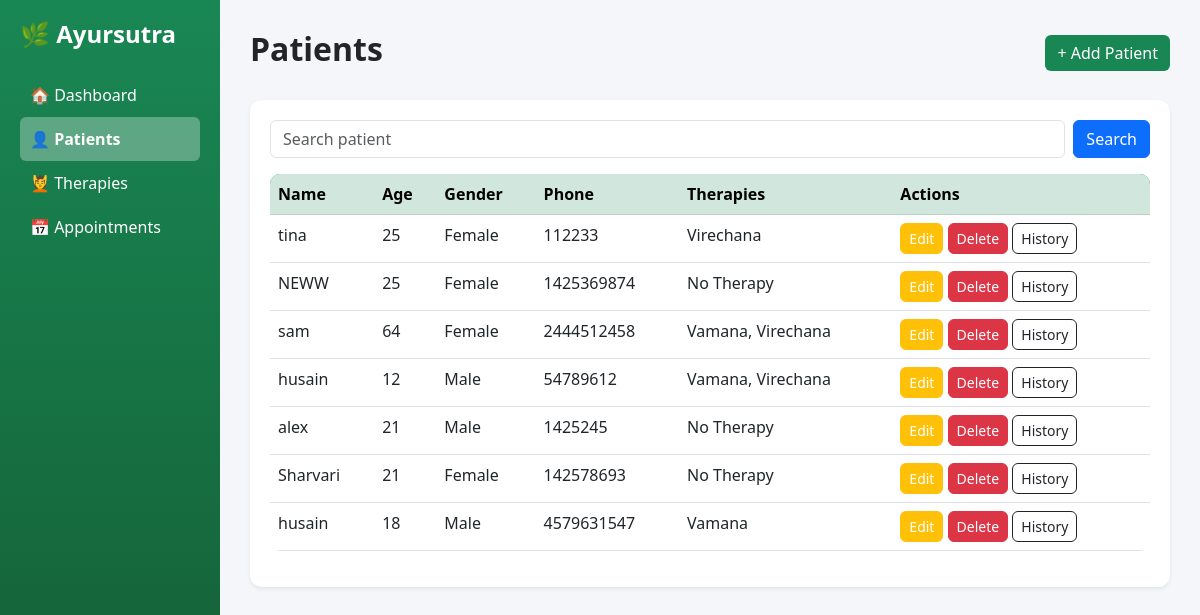
The app's page /patients/, older data.
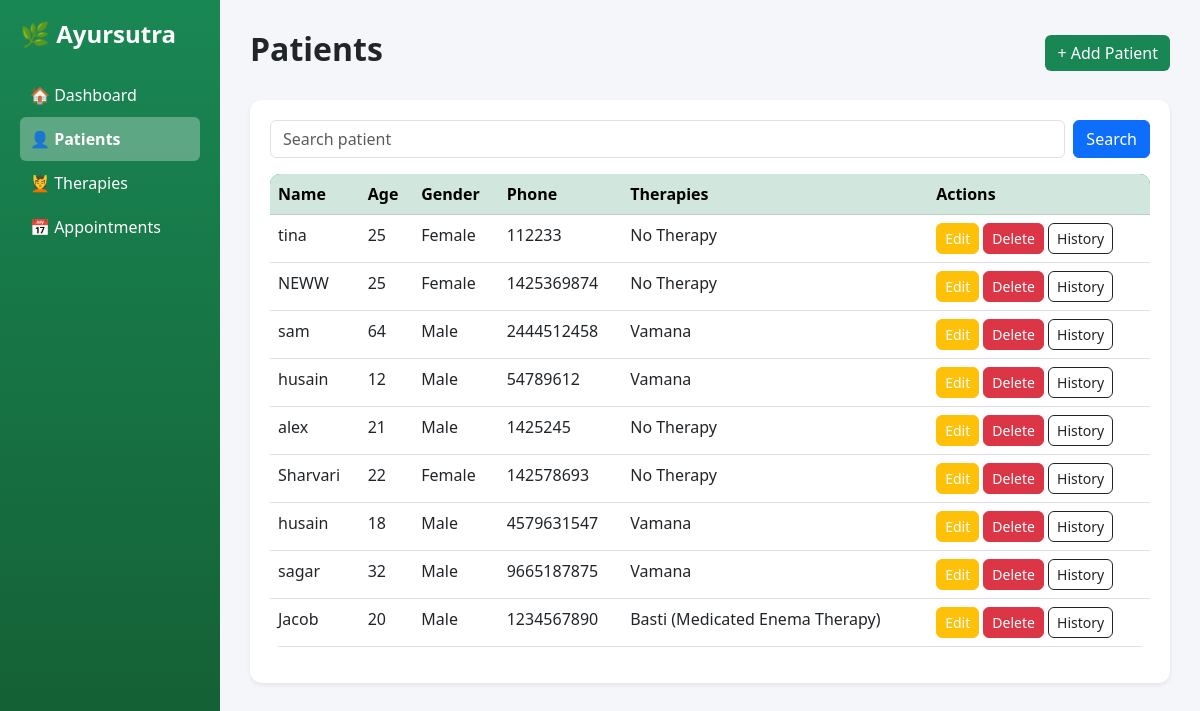
The same page, newer data.
### patients/models.py (models this page shows, shortened)
class Patient(models.Model):
    GENDER_CHOICES = [
        ('Male', 'Male'),
        ('Female', 'Female'),
        ('Prefer not to say', 'Prefer not to say'),
    ]
    name = models.CharField(max_length=100)
    age = models.IntegerField()
    gender = models.CharField(max_length=25, choices=GENDER_CHOICES)
    phone = models.CharField(max_length=10, validators=[phone_validator])
    user = models.OneToOneField(User, on_delete=models.CASCADE, related_name='patient')
    name = models.CharField(max_length=100)
    phone = models.CharField(max_length=15)
    email = models.EmailField(blank=True, null=True)

### patients/views.py (the view)
# urls.py: path('', views.patient_list, name='patients'),
def patient_list(request):
    if hasattr(request.user, 'patient') and not request.user.is_staff:
        return redirect('patient_dashboard')
    query = request.GET.get('q')
    patients = Patient.objects.all()
    for patient in patients:
        therapies = Appointment.objects.filter(patient=patient)\
            .values_list('therapy__therapy_name', flat=True)
        patient.therapy_list = ", ".join(set(therapies)) if therapies else "No Therapy"
    if query:
        patients = patients.filter(name__icontains=query)
    return render(request, 'patients/patient_list.html', {
        'patients': patients,
        'query': query
    })

### patients/templates/patients/patient_list.html
{% extends "base.html" %}
{% block content %}
<div class="d-flex justify-content-between align-items-center mb-4">
    <h2>Patients</h2>
    <a href="{% url 'add_patient' %}" class="btn btn-success">+ Add Patient</a>
</div>
<div class="card shadow-sm">
    <div class="card-body">
        <form method="GET" class="mb-3 d-flex">
    <input type="text" name="q" value="{{ query|default:'' }}"
           class="form-control me-2" placeholder="Search patient">
    <button class="btn btn-primary">Search</button>
</form>
        <table class="table table-hover">
            <thead class="table-success">
                <tr>
                    <th>Name</th>
                    <th>Age</th>
                    <th>Gender</th>
                    <th>Phone</th>
                    <th>Therapies</th>
                    <th>Actions</th>
                </tr>
            </thead>
            <tbody>
                {% for patient in patients %}
                <tr>
                    <td>{{ patient.name }}</td>
                    <td>{{ patient.age }}</td>
                    <td>{{ patient.gender }}</td>
                    <td>{{ patient.phone }}</td>
                    <td>
                        {{ patient.therapy_list }}
                    </td>
                    <td>
                        <a href="{% url 'edit_patient' patient.id %}" class="btn btn-sm btn-warning">
                            Edit
                        </a>
                        <a href="{% url 'delete_patient' patient.id %}" class="btn btn-sm btn-danger">
                            Delete
                        </a>
                        <a href="{% url 'patient_history' patient.id %}" class="btn btn-outline-dark btn-sm">
                            History
                        </a>
                    </td>
                </tr>
                {% empty %}
                <tr>
                    <td colspan="6" class="text-center">No patients yet</td>
                </tr>
                {% endfor %}
            </tbody>
        </table>
    </div>
</div>
{% endblock %}

Row changes from the older to the newer data that the page shows:
computed for Patient "tina": therapy_list "Virechana" → "No Therapy"
changed Patient "sam": gender "Female" → "Male"; therapy_list "Vamana, Virechana" → "Vamana"
computed for Patient (number 4 of 9 on the later page): therapy_list "Vamana, Virechana" → "Vamana"
changed Patient "Sharvari": age "21" → "22"
added Patient: name "sagar", age "32", gender "Male", phone "9665187875", therapy_list "Vamana"
added Patient: name "Jacob", age "20", gender "Male", phone "1234567890", therapy_list "Basti (Medicated Enema Therapy)"
